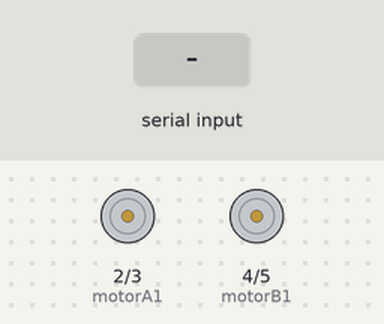
Bench run of a sketch on a simulated Arduino Uno, built with avr-gcc and run on an emulated ATmega328P. On the bench: motor-driver pin pairs drawn as motors (green arrow = first pin HIGH = forward, orange = second pin HIGH = backward, longer = more drive). The test bench sets the inputs (shaded band).

Above: at 1.2 s.
1.3 s: "30,150\n" received over the second serial link
At 1.45 s:
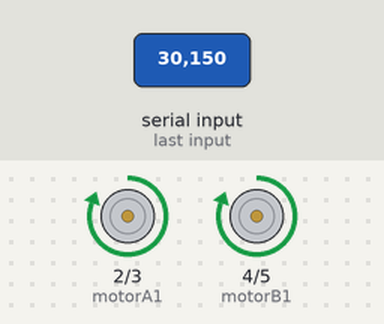
3.2 s: "90,45\n" received over the second serial link
At 3.55 s:
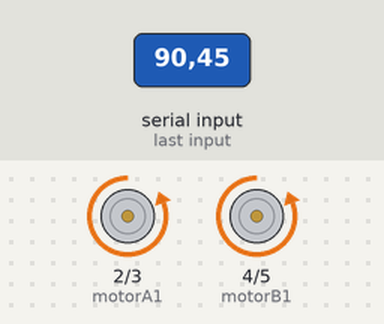
5.1 s: "2\n" received over the second serial link
At 6.0 s:
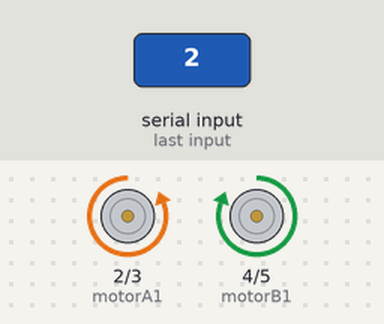
6.6 s: "1\n" received over the second serial link
At 7.2 s:
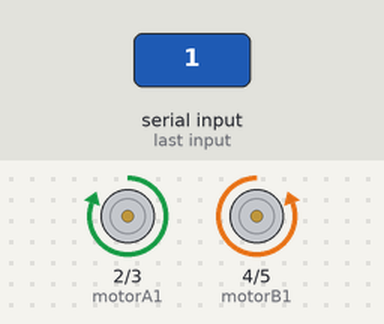
8.1 s: "3\n" received over the second serial link
At 9.5 s:
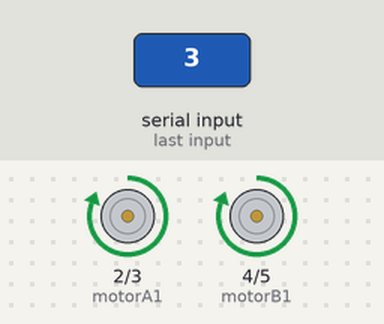
Timing chart, 0 to 10.6 s (numbered marks = the images above; inputs shaded):
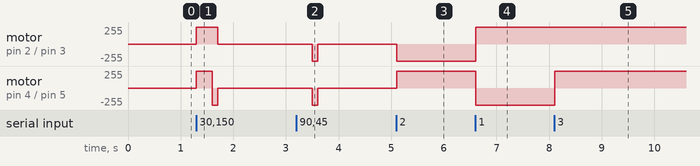

The sketch:

RCCar.ino
```cpp
#include <SoftwareSerial.h>

SoftwareSerial BTSerial(8, 7);

const int motorA1 = 2;
const int motorA2 = 3;
const int motorB1 = 4;
const int motorB2 = 5;

void setup() {
  Serial.begin(9600);
  BTSerial.begin(9600);

  pinMode(motorA1, OUTPUT);
  pinMode(motorA2, OUTPUT);
  pinMode(motorB1, OUTPUT);
  pinMode(motorB2, OUTPUT);
}

void loop() {
  if (BTSerial.available()) {
    int res = BTSerial.read() - '0';

    if (res == 1) { // 전진
      digitalWrite(motorA1, HIGH);
      digitalWrite(motorA2, LOW);
      digitalWrite(motorB1, LOW);
      digitalWrite(motorB2, HIGH);
    } else if (res == 2) { // 후진
      digitalWrite(motorA1, LOW);
      digitalWrite(motorA2, HIGH);
      digitalWrite(motorB1, HIGH);
      digitalWrite(motorB2, LOW);
    } else if (res == 3) { // 좌회전
      digitalWrite(motorA1, HIGH);
      digitalWrite(motorA2, LOW);
      digitalWrite(motorB1, HIGH);
      digitalWrite(motorB2, LOW);
    } else if (res == 4) { // 우회전
      digitalWrite(motorA1, LOW);
      digitalWrite(motorA2, HIGH);
      digitalWrite(motorB1, LOW);
      digitalWrite(motorB2, HIGH);
    }
    else if (res == 5) { // 정지
      digitalWrite(motorA1, LOW);
      digitalWrite(motorA2, LOW);
      digitalWrite(motorB1, LOW);
      digitalWrite(motorB2, LOW);
    }
  }

  delay(100);
}
```

Measured:
- after the input at 1.3 s, motor on pin 2 (motorA1) / pin 3 (motorA2): stopped → forward 255/255 at once, → stopped 0.40 s later; motor on pin 4 (motorB1) / pin 5 (motorB2): stopped → forward 255/255 at once, → backward 255/255 0.30 s later, → stopped 0.10 s later
- after the input at 3.2 s, motor on pin 2 (motorA1) / pin 3 (motorA2), motor on pin 4 (motorB1) / pin 5 (motorB2): stopped → backward 255/255 after 0.30 s, → stopped 0.10 s later
- after the input at 5.1 s, motor on pin 2 (motorA1) / pin 3 (motorA2): stopped → backward 255/255 at once; motor on pin 4 (motorB1) / pin 5 (motorB2): stopped → forward 255/255 at once
- after the input at 6.6 s, motor on pin 2 (motorA1) / pin 3 (motorA2): backward 255/255 → forward 255/255 at once; motor on pin 4 (motorB1) / pin 5 (motorB2): forward 255/255 → backward 255/255 at once
- after the input at 8.1 s, motor on pin 4 (motorB1) / pin 5 (motorB2): backward 255/255 → forward 255/255 at once
